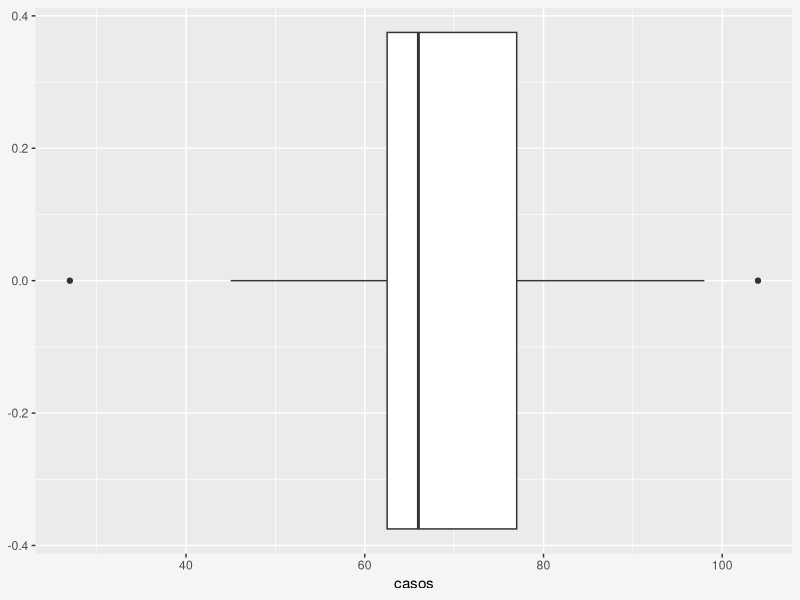
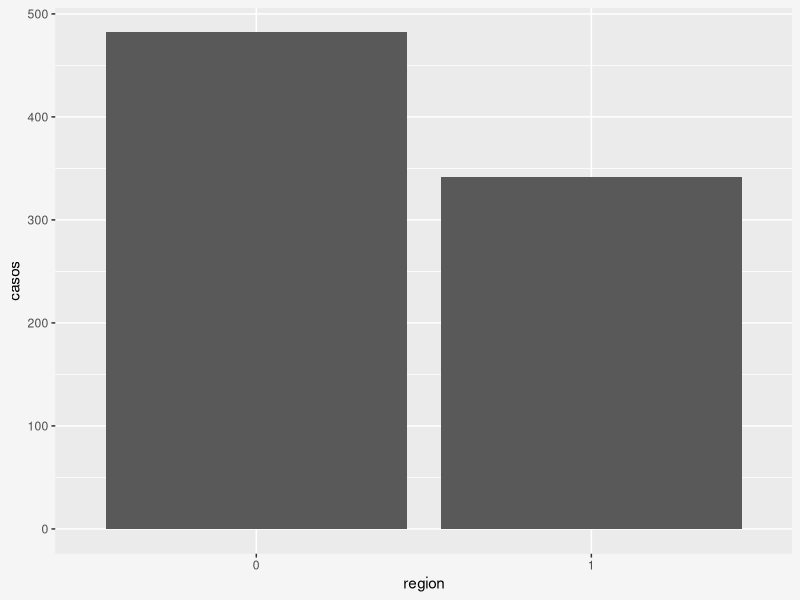
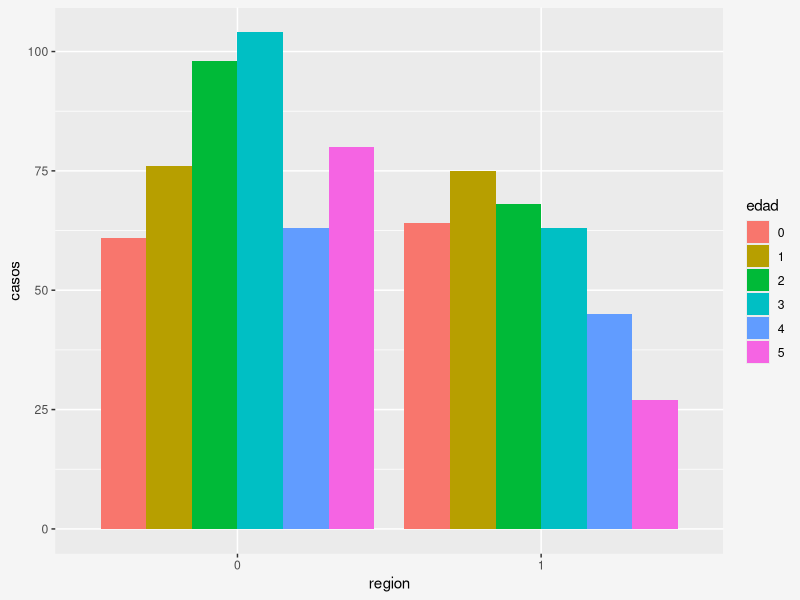
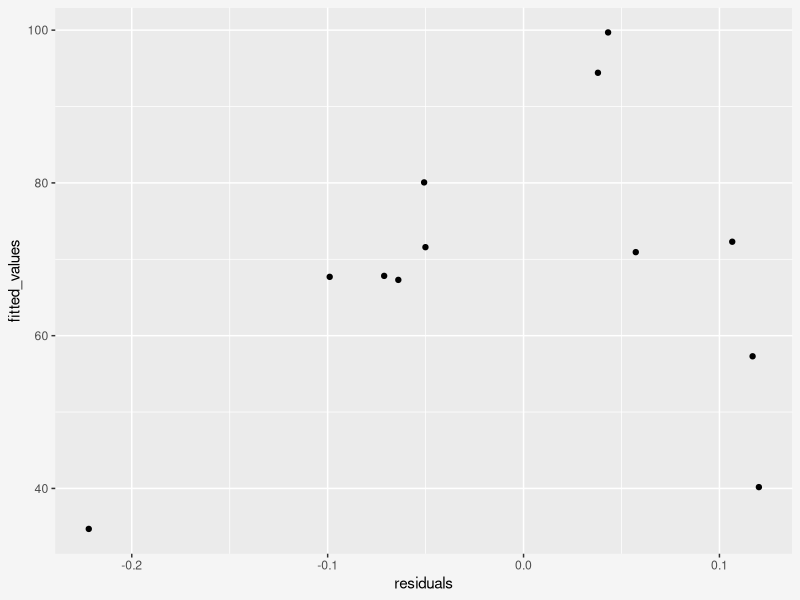
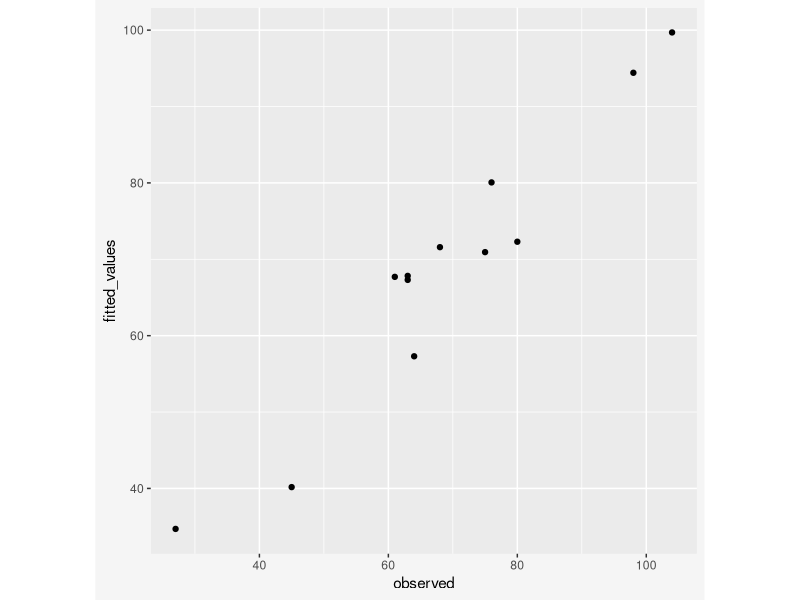

Source code (R) for these figures, in order: (Note: this script raises an error after producing the figures.)
## ---- chunk 1
knitr::opts_chunk$set(
  echo = TRUE,
  warning = FALSE,
  message = FALSE,
  comment = ""
)
library(magrittr)
## ---- chunk 2
melanoma <- readr::read_delim(
  file = here::here("03_glm/melanoma.txt"),
  delim = "\t",
  col_types = "cccc"
) %>% 
  dplyr::rename(
    region = base::names(.)[1],
    edad = Edad,
    casos = Casos,
    pop = base::names(.)[4]
  ) %>% 
  dplyr::mutate(
    region = forcats::as_factor(base::as.integer(region)),
    casos = base::as.integer(casos),
    pop = base::as.integer(pop)
  ) %>% 
  dplyr::group_by(
    region
  ) %>% 
  dplyr::mutate(
    edad = dplyr::row_number() - 1,
    edad = forcats::as_factor(edad)
  ) %>% 
  dplyr::ungroup()
## ---- chunk 3
melanoma
## ---- chunk 4
melanoma %>% 
  ggplot2::ggplot(
    ggplot2::aes(
      x = casos
    )
  ) +
  ggplot2::geom_boxplot() +
  ggplot2::theme(
    plot.background = ggplot2::element_rect(
      fill = "#F5F5F5",
      color = "#F5F5F5"
    ),
    legend.background = ggplot2::element_rect(
      fill = "#F5F5F5",
      color = "#F5F5F5"
    )
  )
## ---- chunk 5
melanoma %>% 
  dplyr::group_by(
    region
  ) %>% 
  dplyr::summarise(
    dplyr::across(
      .cols = casos:pop,
      .fns = ~base::sum(.x, na.rm = TRUE)
    ),
    .groups = "drop"
  ) %>% 
  ggplot2::ggplot(
    ggplot2::aes(
      x = region,
      y = casos
    )
  ) +
  ggplot2::geom_col() + 
  ggplot2::theme(
    plot.background = ggplot2::element_rect(
      fill = "#F5F5F5",
      color = "#F5F5F5"
    ),
    legend.background = ggplot2::element_rect(
      fill = "#F5F5F5",
      color = "#F5F5F5"
    )
  )
## ---- chunk 6
melanoma %>% 
  ggplot2::ggplot(
    ggplot2::aes(
      x = region,
      y = casos,
      fill = edad
    )
  ) +
  ggplot2::geom_col(
    position = "dodge"
  ) + 
  ggplot2::theme(
    plot.background = ggplot2::element_rect(
      fill = "#F5F5F5",
      color = "#F5F5F5"
    ),
    legend.background = ggplot2::element_rect(
      fill = "#F5F5F5",
      color = "#F5F5F5"
    )
  )
## ---- chunk 7
base::summary(
  poisson_fit <- stats::glm(
    formula = casos ~ edad + region,
    data = melanoma,
    family = stats::poisson(link = "log"),
    offset = base::log(pop)
  )
)
## ---- chunk 8
poisson_fit[["deviance"]] / poisson_fit[["df.residual"]]
## ---- chunk 9
stats::pchisq(poisson_fit[["deviance"]], poisson_fit[["df.residual"]], lower.tail = FALSE)
## ---- chunk 10
base::summary(reg_sig <- stats::update(poisson_fit, . ~ . - region))
## ---- chunk 11
stats::anova(poisson_fit, reg_sig, test = "Chisq")
## ---- chunk 12
base::exp(stats::coef(poisson_fit))
## ---- chunk 13
stats::predict(poisson_fit, type = "response")
## ---- chunk 14
new <- tibble::tibble(
  region = melanoma[["region"]],
  edad = melanoma[["edad"]],
  pop = base::mean(melanoma[["pop"]])
)
stats::predict(
  object = poisson_fit,
  newdata = new,
  type = "response",
  se.fit = TRUE
)
## ---- chunk 15
tibble::tibble(
  residuals = poisson_fit[["residuals"]],
  fitted_values = poisson_fit[["fitted.values"]]
) %>% 
  ggplot2::ggplot(
    ggplot2::aes(
      x = residuals,
      y = fitted_values
    )
  ) +
  ggplot2::geom_point() +
  ggplot2::theme(
    plot.background = ggplot2::element_rect(
      fill = "#F5F5F5",
      color = "#F5F5F5"
    )
  )
## ---- chunk 16
tibble::tibble(
  observed = melanoma[["casos"]],
  fitted_values = poisson_fit[["fitted.values"]]
) %>% 
  ggplot2::ggplot(
    ggplot2::aes(
      x = observed,
      y = fitted_values
    )
  ) +
  ggplot2::geom_point() +
  ggplot2::theme(
    aspect.ratio = 1,
    plot.background = ggplot2::element_rect(
      fill = "#F5F5F5",
      color = "#F5F5F5"
    )
  )
## ---- chunk 17
dplyr::summarise(
  melanoma,
  mean = base::mean(casos, na.rm = TRUE),
  var = stats::var(casos, na.rm = TRUE),
  .groups = "drop"
)
## ---- chunk 18
base::summary(
  nb_fit <- MASS::glm.nb(
    formula = casos ~ edad + region,
    data = melanoma,
    link = log
  )
)
## ---- chunk 19
pscl::odTest(nb_fit)
## ---- chunk 20
AER::dispersiontest(poisson_fit)
